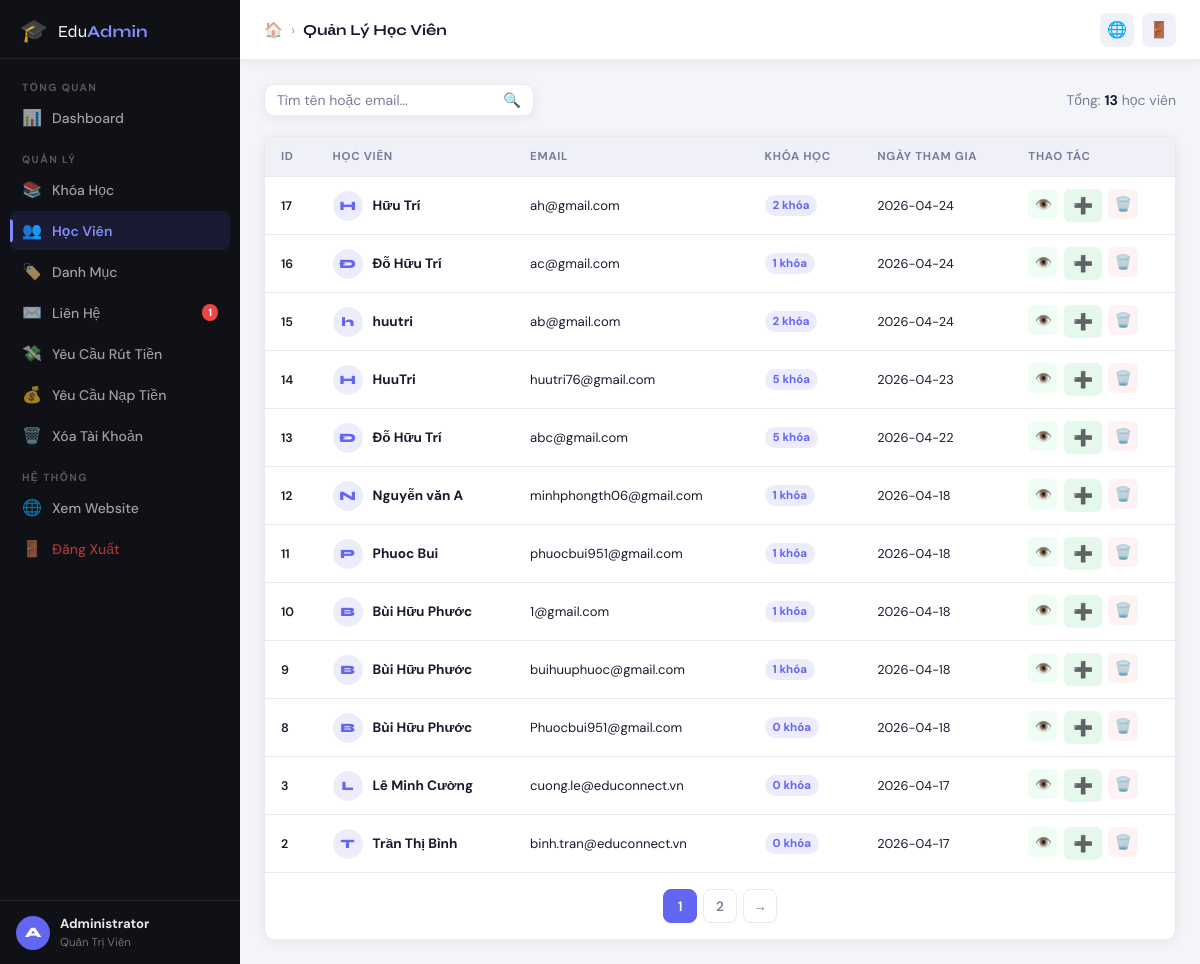
Screenshot of /admin/users (signed in) with the database file from the repository.
### tables this page shows
CREATE TABLE users (
    id INTEGER PRIMARY KEY AUTOINCREMENT,
    name TEXT NOT NULL,
    email TEXT UNIQUE NOT NULL,
    password TEXT NOT NULL,
    avatar TEXT DEFAULT NULL,
    is_admin INTEGER DEFAULT 0,
    wallet_balance REAL DEFAULT 0,
    created_at DATETIME DEFAULT CURRENT_TIMESTAMP
, bank_name TEXT DEFAULT "", bank_account TEXT DEFAULT "", bank_holder TEXT DEFAULT "");

### app.py (the view)
@app.route('/admin/users')
@admin_required
def admin_users():
    q       = request.args.get('q','')
    page    = int(request.args.get('page',1))
    per_page = 12
    conn    = get_db()
    base    = 'SELECT u.*, COUNT(e.id) as enroll_count FROM users u LEFT JOIN enrollments e ON u.id=e.user_id WHERE u.is_admin=0'
    params  = []
    if q: base += ' AND (u.name LIKE ? OR u.email LIKE ?)'; params.extend([f'%{q}%',f'%{q}%'])
    base   += ' GROUP BY u.id'
    total   = conn.execute(f'SELECT COUNT(*) FROM ({base})',params).fetchone()[0]
    users   = conn.execute(base+f' ORDER BY u.id DESC LIMIT {per_page} OFFSET {(page-1)*per_page}',params).fetchall()
    conn.close()
    return render_template('admin/users.html', users=users, total=total, page=page,
                           total_pages=(total+per_page-1)//per_page, q=q)

### app.py (called while the page is built, shortened)
def get_db():
    conn = sqlite3.connect(DB)
    conn.row_factory = sqlite3.Row
    return conn

def admin_required(f):
    @wraps(f)
    def decorated(*args, **kwargs):
        if 'user_id' not in session:
            return redirect(url_for('admin_login'))
        conn = get_db()
        user = conn.execute('SELECT is_admin FROM users WHERE id=?', (session['user_id'],)).fetchone()
        conn.close()
        if not user or not user['is_admin']:
            return redirect(url_for('admin_login'))
        return f(*args, **kwargs)
    return decorated

def get_current_user():
    if 'user_id' in session:
        conn = get_db()
        user = conn.execute('SELECT * FROM users WHERE id=?', (session['user_id'],)).fetchone()
        conn.close()
        return user
    return None

@app.context_processor
def inject_user():
    return {'current_user': get_current_user()}

@app.context_processor
def admin_helpers():
    def get_contact_count():
        try:
            conn = get_db()
            n = conn.execute('SELECT COUNT(*) FROM contacts').fetchone()[0]
            conn.close()
            return n
        except:
            return 0
    return {'get_contact_count': get_contact_count}

@app.context_processor
def teacher_application_notifications():
    if 'user_id' not in session:
        return {'header_app_update_count': 0}
    try:
        conn = get_db()
        ensure_teacher_recruitment_tables(conn)
        user = conn.execute('SELECT is_admin FROM users WHERE id=?', (session['user_id'],)).fetchone()
        if not user or user['is_admin']:
            conn.close()
            return {'header_app_update_count': 0}
    except Exception:
        return {'header_app_update_count': 0}

### templates/admin/users.html (shortened to what this page needs)
{% extends "admin/layout.html" %}
{% block page_title %}Quản Lý Học Viên{% endblock %}
{% block content %}
<div class="admin-toolbar">
  <form method="GET" class="toolbar-search">
    <input type="text" name="q" value="{{ q }}" placeholder="Tìm tên hoặc email...">
    <button type="submit">🔍</button>
  </form>
  <span class="toolbar-info">Tổng: <strong>{{ total }}</strong> học viên</span>
</div>
<div class="dash-card">
  <div class="admin-table-wrap">
    <table class="admin-table">
      <thead>
        <tr>
          <th>ID</th>
          <th>Học Viên</th>
          <th>Email</th>
          <th>Khóa Học</th>
          <th>Ngày Tham Gia</th>
          <th>Thao Tác</th>
        </tr>
      </thead>
      <tbody>
        {% for u in users %}
        <tr>
          <td class="td-id">{{ u.id }}</td>
          <td>
            <div class="td-user">
              <div class="td-avatar">{{ u.name[0] }}</div>
              <strong>{{ u.name }}</strong>
            </div>
          </td>
          <td class="td-email">{{ u.email }}</td>
          <td><span class="badge-enroll">{{ u.enroll_count }} khóa</span></td>
          <td class="td-date">{{ u.created_at[:10] if u.created_at else '—' }}</td>
          <td>
            <div class="td-actions">
              <button class="btn-view" onclick="viewUser({{ u.id }})" title="Chi tiết">👁️</button>
              <button class="btn-add-balance" onclick="openAddBalance({{ u.id }}, '{{ u.name|replace("'","\\'") }}')" title="Cộng tiền vào ví">➕</button>
              <button class="btn-delete" onclick="deleteUser({{ u.id }}, '{{ u.name|replace("'","\\'") }}')" title="Xóa">🗑️</button>
            </div>
          </td>
        </tr>
        {% else %}
        <tr><td colspan="6" class="td-empty">Không tìm thấy học viên nào.</td></tr>
        {% endfor %}
      </tbody>
    </table>
  </div>
  {% if total_pages > 1 %}
  <div class="admin-pagination">
    {% for p in range(1, total_pages+1) %}
      {% if p == page %}<span class="pg-btn active">{{ p }}</span>
      {% elif p == 1 or p == total_pages or (p >= page-2 and p <= page+2) %}<a href="?page={{ p }}&q={{ q }}" class="pg-btn">{{ p }}</a>{% endif %}
    {% endfor %}
    {% if page < total_pages %}<a href="?page={{ page+1 }}&q={{ q }}" class="pg-btn">→</a>{% endif %}
  </div>
  {% endif %}
</div>
{% endblock %}

### templates/admin/layout.html (shortened to what this page needs)
<!DOCTYPE html>
<html lang="vi">
<head>
  <link rel="stylesheet" href="{{ url_for('static', filename='css/admin.css') }}">
</head>
<body class="admin-body">
<aside class="admin-sidebar" id="admin-sidebar">
  <div class="sidebar-brand">
    <span class="brand-icon">🎓</span>
    <span class="brand-text">Edu<strong>Admin</strong></span>
  </div>
  <nav class="sidebar-nav">
    <div class="nav-group">
      <span class="nav-group-label">Tổng Quan</span>
      <a href="{{ url_for('admin_dashboard') }}" class="sidebar-link {% if request.endpoint=='admin_dashboard' %}active{% endif %}">
        <span class="sl-icon">📊</span> Dashboard
      </a>
    </div>
    <div class="nav-group">
      <span class="nav-group-label">Quản Lý</span>
      <a href="{{ url_for('admin_courses') }}" class="sidebar-link {% if request.endpoint=='admin_courses' %}active{% endif %}">
        <span class="sl-icon">📚</span> Khóa Học
      </a>
      <a href="{{ url_for('admin_users') }}" class="sidebar-link {% if request.endpoint=='admin_users' %}active{% endif %}">
        <span class="sl-icon">👥</span> Học Viên
      </a>
      <a href="{{ url_for('admin_categories') }}" class="sidebar-link {% if request.endpoint=='admin_categories' %}active{% endif %}">
        <span class="sl-icon">🏷️</span> Danh Mục
      </a>
      <a href="{{ url_for('admin_contacts') }}" class="sidebar-link {% if request.endpoint=='admin_contacts' %}active{% endif %}">
        <span class="sl-icon">✉️</span> Liên Hệ
        {% set cnt = get_contact_count() %}
        {% if cnt > 0 %}<span class="badge-nav">{{ cnt }}</span>{% endif %}
      </a>
      <a href="{{ url_for('admin_withdrawals') }}" class="sidebar-link {% if request.endpoint=='admin_withdrawals' %}active{% endif %}">
        <span class="sl-icon">💸</span> Yêu Cầu Rút Tiền
      </a>
      <a href="{{ url_for('admin_deposits') }}" class="sidebar-link {% if request.endpoint=='admin_deposits' %}active{% endif %}">
        <span class="sl-icon">💰</span> Yêu Cầu Nạp Tiền
      </a>
      <a href="{{ url_for('admin_delete_requests') }}" class="sidebar-link {% if request.endpoint=='admin_delete_requests' %}active{% endif %}">
        <span class="sl-icon">🗑️</span> Xóa Tài Khoản
      </a>
    </div>
    <div class="nav-group">
      <span class="nav-group-label">Hệ Thống</span>
      <a href="{{ url_for('trang_chu') }}" target="_blank" class="sidebar-link">
        <span class="sl-icon">🌐</span> Xem Website
      </a>
      <a href="{{ url_for('admin_logout') }}" class="sidebar-link sidebar-logout">
        <span class="sl-icon">🚪</span> Đăng Xuất
      </a>
    </div>
  </nav>
  <div class="sidebar-user">
    <div class="su-avatar">{{ session.get('user_name','A')[0] }}</div>
    <div class="su-info">
      <strong>{{ session.get('user_name','Admin') }}</strong>
      <span>Quản Trị Viên</span>
    </div>
  </div>
</aside>
<div class="admin-main" id="admin-main">
  <header class="admin-topbar">
    <div class="topbar-breadcrumb">
      <a href="{{ url_for('admin_dashboard') }}" class="breadcrumb-home">🏠</a>
      <span class="breadcrumb-sep">›</span>
      <span class="topbar-title">{% block page_title %}Dashboard{% endblock %}</span>
    </div>
    <div class="topbar-actions">
      <a href="{{ url_for('trang_chu') }}" target="_blank" class="topbar-btn" title="Xem website">🌐</a>
      <a href="{{ url_for('admin_logout') }}" class="topbar-btn topbar-logout" title="Đăng xuất">🚪</a>
    </div>
  </header>
  <div class="admin-content">
    {% block content %}{% endblock %}
  </div>
</div>
</body>
</html>

### templates/admin/users.html (style rules this page uses)
.btn-add-balance { background: rgba(34,197,94,.12); color: #16a34a; border: none; padding: 6px 9px; border-radius: 6px; cursor: pointer; font-size: 1rem; transition: background .2s; }

### rows the page displays
users: get "Administrator"
users: id "17", name "H", name "Hữu Trí", email "ah@gmail.com", enroll_count "2", created_at "2026-04-24"
users: id "16", name "Đ", name "Đỗ Hữu Trí", email "ac@gmail.com", enroll_count "1", created_at "2026-04-24"
users: id "15", name "h", name "huutri", email "ab@gmail.com", enroll_count "2", created_at "2026-04-24"
users: id "14", name "H", name "HuuTri", email "huutri76@gmail.com", enroll_count "5", created_at "2026-04-23"
users: id "13", name "Đ", name "Đỗ Hữu Trí", email "abc@gmail.com", enroll_count "5", created_at "2026-04-22"
users: id "12", name "N", name "Nguyễn văn A", email "minhphongth06@gmail.com", enroll_count "1", created_at "2026-04-18"
users: id "11", name "P", name "Phuoc Bui", email "phuocbui951@gmail.com", enroll_count "1", created_at "2026-04-18"
users: id "10", name "B", name "Bùi Hữu Phước", email "1@gmail.com", enroll_count "1", created_at "2026-04-18"
users: id "9", name "B", name "Bùi Hữu Phước", email "buihuuphuoc@gmail.com", enroll_count "1", created_at "2026-04-18"
users: id "8", name "B", name "Bùi Hữu Phước", email "Phuocbui951@gmail.com", enroll_count "0", created_at "2026-04-18"
users: id "3", name "L", name "Lê Minh Cường", email "cuong.le@educonnect.vn", enroll_count "0", created_at "2026-04-17"
users: id "2", name "T", name "Trần Thị Bình", email "binh.tran@educonnect.vn", enroll_count "0", created_at "2026-04-17"

### other values shown
{{ cnt }} "1"
{{ session.get('user_name','A')[0] }} "A"
{{ total }} "13"
{{ p }} "1"
{{ p }} "2"
